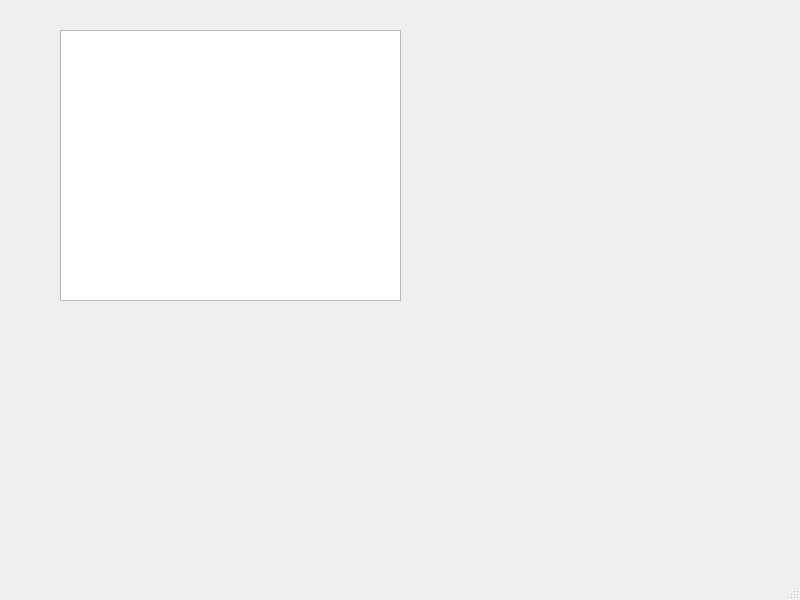
<?xml version="1.0" encoding="UTF-8"?>
<ui version="4.0">
 <class>MainWindow</class>
 <widget class="QMainWindow" name="MainWindow">
  <property name="geometry">
   <rect>
    <x>0</x>
    <y>0</y>
    <width>800</width>
    <height>600</height>
   </rect>
  </property>
  <property name="windowTitle">
   <string>MainWindow</string>
  </property>
  <widget class="QWidget" name="centralwidget">
   <widget class="QGraphicsView" name="graphicsView">
    <property name="geometry">
     <rect>
      <x>60</x>
      <y>30</y>
      <width>341</width>
      <height>271</height>
     </rect>
    </property>
   </widget>
  </widget>
  <widget class="QMenuBar" name="menubar">
   <property name="geometry">
    <rect>
     <x>0</x>
     <y>0</y>
     <width>800</width>
     <height>21</height>
    </rect>
   </property>
  </widget>
  <widget class="QStatusBar" name="statusbar"/>
 </widget>
 <resources/>
 <connections/>
</ui>
